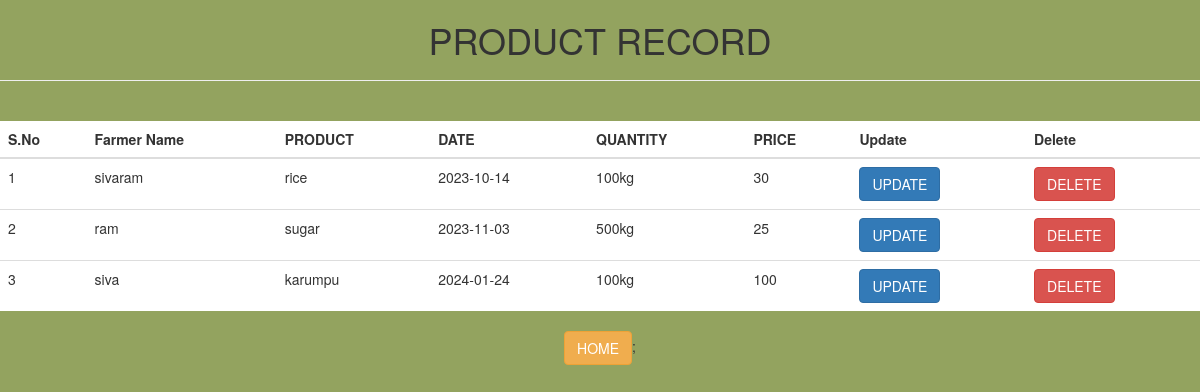
The app's page /pro with its own data.
### tables this page shows
CREATE TABLE item1(pid integer primary key,
            Name text,products text,Day date,quantity text,price int);

### web.py (the view)
@app.route('/pro')
def pro():
    con=sqlite3.connect('data2.db')
    con.row_factory=sqlite3.Row
    cur=con.cursor()
    cur.execute("select  * from item1")
    data=cur.fetchall()
    con.close()
    return render_template('pro.html',data=data)

### templates/pro.html (shortened to what this page needs)
<!DOCTYPE html>
<html lang="en">
<head>
 <link rel="stylesheet" href="https://maxcdn.bootstrapcdn.com/bootstrap/3.4.1/css/bootstrap.min.css">
</head>
<body>
    <div class="main">
       <center> <h1>PRODUCT RECORD<hr></h1></center>
        <div align="center"class="table">
            <br>
       <table class="table table-border" >
        <thead>
            <tr>
                <th>S.No</th>
                <th>Farmer Name</th>
                <th>PRODUCT</th>
                <th>DATE</th>
                <th>QUANTITY</th>
                <th>PRICE</th>
                <th>Update</th>
                <th>Delete</th>
                            </tr>
        </thead>
       <tbody>
        {% for res in data %}
        {%set i=loop.index %}
        <tr>
            <td>{{i}}</td>
            <td>{{res["Name"]}}</td>
            <td>{{res["products"]}}</td>
            <td>{{res["Day"]}}</td>
            <td>{{res["quantity"]}}</td>
            <td>{{res["price"]}}</td>
            <td><a href=" {{url_for('modify',id=res['pid'])}}"class="btn btn-primary">UPDATE</a></td>
            <td><a href=" {{url_for('clear',id=res['pid'])}}"class="btn btn-danger">DELETE</a></td>
</tr>
        {% endfor %}
       </tbody>
       </table>
       <div>
        <a href="{{url_for('main1')}}"class ="btn btn-warning pull right">HOME</a>;
       </div>
    </div>
   </div>
</body>
</html>

### templates/pro.html (style rules this page uses)
body { background-color:rgb(147, 163, 95); background-position: center; background-repeat: no-repeat; background-size:cover; }

### records on screen
item1: pid "1", Name "sivaram", products "rice", Day "2023-10-14", quantity "100kg", price "30"
item1: pid "2", Name "ram", products "sugar", Day "2023-11-03", quantity "500kg", price "25"
item1: pid "3", Name "siva", products "karumpu", Day "2024-01-24", quantity "100kg", price "100"
